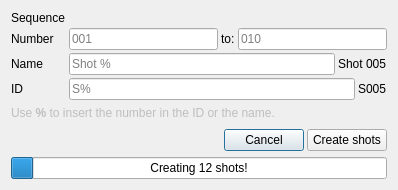
<?xml version="1.0" encoding="UTF-8"?>
<ui version="4.0">
 <class>ShotsCreationDialog</class>
 <widget class="QDialog" name="ShotsCreationDialog">
  <property name="geometry">
   <rect>
    <x>0</x>
    <y>0</y>
    <width>398</width>
    <height>190</height>
   </rect>
  </property>
  <property name="windowTitle">
   <string>Create shots</string>
  </property>
  <property name="windowIcon">
   <iconset resource="../resources.qrc">
    <normaloff>:/icons/shot</normaloff>:/icons/shot</iconset>
  </property>
  <layout class="QVBoxLayout" name="verticalLayout">
   <item>
    <layout class="QFormLayout" name="formLayout">
     <property name="horizontalSpacing">
      <number>3</number>
     </property>
     <property name="verticalSpacing">
      <number>3</number>
     </property>
     <item row="1" column="0">
      <widget class="QLabel" name="label">
       <property name="text">
        <string>Number</string>
       </property>
      </widget>
     </item>
     <item row="1" column="1">
      <layout class="QHBoxLayout" name="horizontalLayout">
       <item>
        <widget class="QLineEdit" name="ui_nStartEdit">
         <property name="placeholderText">
          <string>001</string>
         </property>
        </widget>
       </item>
       <item>
        <widget class="QLabel" name="label_3">
         <property name="text">
          <string>to:</string>
         </property>
        </widget>
       </item>
       <item>
        <widget class="QLineEdit" name="ui_nEndEdit">
         <property name="placeholderText">
          <string>010</string>
         </property>
        </widget>
       </item>
      </layout>
     </item>
     <item row="3" column="0">
      <widget class="QLabel" name="label_4">
       <property name="text">
        <string>ID</string>
       </property>
      </widget>
     </item>
     <item row="3" column="1">
      <layout class="QHBoxLayout" name="horizontalLayout_2">
       <item>
        <widget class="QLineEdit" name="ui_shortNameEdit">
         <property name="placeholderText">
          <string>S%</string>
         </property>
        </widget>
       </item>
       <item>
        <widget class="QLabel" name="ui_shortNameExampleLabel">
         <property name="text">
          <string>S005</string>
         </property>
        </widget>
       </item>
      </layout>
     </item>
     <item row="2" column="0">
      <widget class="QLabel" name="label_5">
       <property name="text">
        <string>Name</string>
       </property>
      </widget>
     </item>
     <item row="2" column="1">
      <layout class="QHBoxLayout" name="horizontalLayout_3">
       <item>
        <widget class="QLineEdit" name="ui_nameEdit">
         <property name="placeholderText">
          <string>Shot %</string>
         </property>
        </widget>
       </item>
       <item>
        <widget class="QLabel" name="ui_nameExampleLabel">
         <property name="text">
          <string>Shot 005</string>
         </property>
        </widget>
       </item>
      </layout>
     </item>
     <item row="0" column="0">
      <widget class="QLabel" name="label_2">
       <property name="text">
        <string>Sequence</string>
       </property>
      </widget>
     </item>
     <item row="0" column="1">
      <layout class="QHBoxLayout" name="ui_sequenceLayout"/>
     </item>
    </layout>
   </item>
   <item>
    <widget class="QLabel" name="label_6">
     <property name="enabled">
      <bool>false</bool>
     </property>
     <property name="text">
      <string>&lt;html&gt;&lt;head/&gt;&lt;body&gt;&lt;p&gt;Use &lt;span style=&quot; font-weight:600;&quot;&gt;%&lt;/span&gt; to insert the number in the ID or the name.&lt;/p&gt;&lt;/body&gt;&lt;/html&gt;</string>
     </property>
     <property name="textFormat">
      <enum>Qt::RichText</enum>
     </property>
    </widget>
   </item>
   <item>
    <spacer name="verticalSpacer">
     <property name="orientation">
      <enum>Qt::Vertical</enum>
     </property>
     <property name="sizeHint" stdset="0">
      <size>
       <width>20</width>
       <height>40</height>
      </size>
     </property>
    </spacer>
   </item>
   <item>
    <layout class="QHBoxLayout" name="horizontalLayout_4">
     <property name="spacing">
      <number>3</number>
     </property>
     <item>
      <spacer name="horizontalSpacer">
       <property name="orientation">
        <enum>Qt::Horizontal</enum>
       </property>
       <property name="sizeHint" stdset="0">
        <size>
         <width>40</width>
         <height>20</height>
        </size>
       </property>
      </spacer>
     </item>
     <item>
      <widget class="QPushButton" name="ui_cancelButton">
       <property name="text">
        <string>Cancel</string>
       </property>
       <property name="icon">
        <iconset resource="../duqf_resources.qrc">
         <normaloff>:/icons/close-dark</normaloff>:/icons/close-dark</iconset>
       </property>
      </widget>
     </item>
     <item>
      <widget class="QPushButton" name="ui_createButton">
       <property name="text">
        <string>Create shots</string>
       </property>
       <property name="icon">
        <iconset resource="../resources.qrc">
         <normaloff>:/icons/add</normaloff>:/icons/add</iconset>
       </property>
      </widget>
     </item>
    </layout>
   </item>
   <item>
    <widget class="QProgressBar" name="ui_progressBar">
     <property name="maximum">
      <number>200</number>
     </property>
     <property name="value">
      <number>12</number>
     </property>
     <property name="format">
      <string>Creating %v shots!</string>
     </property>
    </widget>
   </item>
  </layout>
 </widget>
 <resources>
  <include location="../resources.qrc"/>
  <include location="../duqf_resources.qrc"/>
 </resources>
 <connections/>
</ui>
